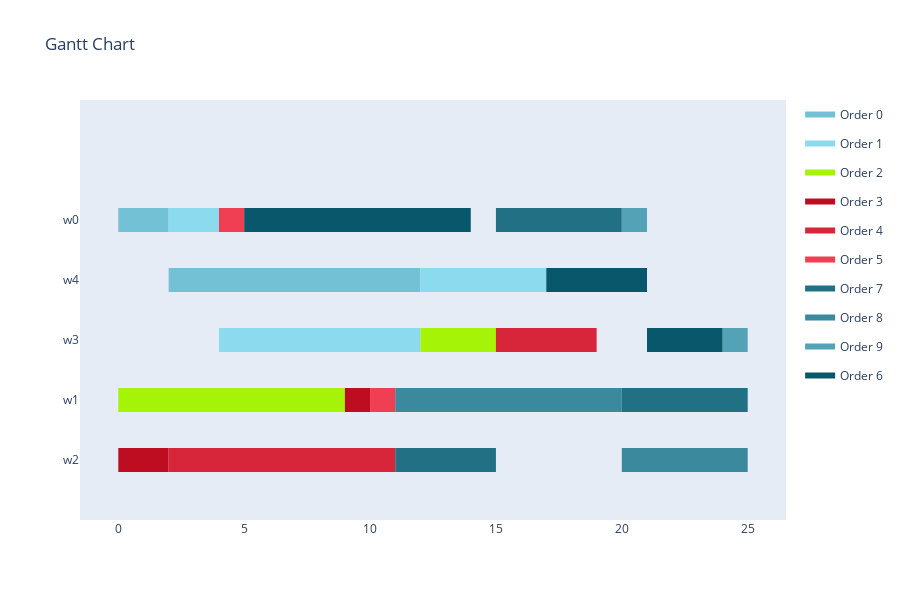

This figure's notebook cell:
### Code cell
visualize_schedule_demo(schedule[0], env, orders)
print(f'Fitness Values:\nMakespan: {schedule[1][0]}\nTardiness: {schedule[1][1]}\nDeviation: {schedule[1][2]}\nIdle Time: {schedule[1][3]}\nProfit: {schedule[1][4]}')

### Figure 1 — Plotly figure (JSON) as saved in the notebook; plotly's stock layout.template omitted (floating-point values rounded to 4 significant figures)
{"data": [{"fill": "toself", "fillcolor": "rgb(115, 193, 213)", "hoverinfo": "name", "legendgroup": "rgb(115, 193, 213)", "mode": "none", "name": "Order 0", "type": "scatter", "x": [0, 2, 2, 0, 0, 2, 7, 7, 2, 2, 7, 12, 12, 7], "y": [3.8, 3.8, 4.2, 4.2, null, 2.8, 2.8, 3.2, 3.2, null, 2.8, 2.8, 3.2, 3.2]}, {"fill": "toself", "fillcolor": "rgb(140, 218, 238)", "hoverinfo": "name", "legendgroup": "rgb(140, 218, 238)", "mode": "none", "name": "Order 1", "type": "scatter", "x": [2, 4, 4, 2, 2, 12, 17, 17, 12, 12, 4, 12, 12, 4], "y": [3.8, 3.8, 4.2, 4.2, null, 2.8, 2.8, 3.2, 3.2, null, 1.8, 1.8, 2.2, 2.2]}, {"fill": "toself", "fillcolor": "rgb(165, 243, 7)", "hoverinfo": "name", "legendgroup": "rgb(165, 243, 7)", "mode": "none", "name": "Order 2", "type": "scatter", "x": [12, 14, 14, 12, 12, 14, 15, 15, 14, 14, 0, 8, 8, 0, 0, 8, 9, 9, 8], "y": [1.8, 1.8, 2.2, 2.2, null, 1.8, 1.8, 2.2, 2.2, null, 0.8, 0.8, 1.2, 1.2, null, 0.8, 0.8, 1.2, 1.2]}, {"fill": "toself", "fillcolor": "rgb(190, 12, 32)", "hoverinfo": "name", "legendgroup": "rgb(190, 12, 32)", "mode": "none", "name": "Order 3", "type": "scatter", "x": [9, 10, 10, 9, 9, 0, 2, 2, 0], "y": [0.8, 0.8, 1.2, 1.2, null, -0.2, -0.2, 0.2, 0.2]}, {"fill": "toself", "fillcolor": "rgb(215, 37, 57)", "hoverinfo": "name", "legendgroup": "rgb(215, 37, 57)", "mode": "none", "name": "Order 4", "type": "scatter", "x": [15, 19, 19, 15, 15, 2, 6, 6, 2, 2, 6, 11, 11, 6], "y": [1.8, 1.8, 2.2, 2.2, null, -0.2, -0.2, 0.2, 0.2, null, -0.2, -0.2, 0.2, 0.2]}, {"fill": "toself", "fillcolor": "rgb(240, 62, 82)", "hoverinfo": "name", "legendgroup": "rgb(240, 62, 82)", "mode": "none", "name": "Order 5", "type": "scatter", "x": [4, 5, 5, 4, 4, 10, 11, 11, 10], "y": [3.8, 3.8, 4.2, 4.2, null, 0.8, 0.8, 1.2, 1.2]}, {"fill": "toself", "fillcolor": "rgb(34, 112, 132)", "hoverinfo": "name", "legendgroup": "rgb(34, 112, 132)", "mode": "none", "name": "Order 7", "type": "scatter", "x": [15, 20, 20, 15, 15, 20, 25, 25, 20, 20, 11, 15, 15, 11], "y": [3.8, 3.8, 4.2, 4.2, null, 0.8, 0.8, 1.2, 1.2, null, -0.2, -0.2, 0.2, 0.2]}, {"fill": "toself", "fillcolor": "rgb(59, 137, 157)", "hoverinfo": "name", "legendgroup": "rgb(59, 137, 157)", "mode": "none", "name": "Order 8", "type": "scatter", "x": [11, 16, 16, 11, 11, 16, 20, 20, 16, 16, 20, 25, 25, 20], "y": [0.8, 0.8, 1.2, 1.2, null, 0.8, 0.8, 1.2, 1.2, null, -0.2, -0.2, 0.2, 0.2]}, {"fill": "toself", "fillcolor": "rgb(84, 162, 182)", "hoverinfo": "name", "legendgroup": "rgb(84, 162, 182)", "mode": "none", "name": "Order 9", "type": "scatter", "x": [20, 21, 21, 20, 20, 24, 25, 25, 24], "y": [3.8, 3.8, 4.2, 4.2, null, 1.8, 1.8, 2.2, 2.2]}, {"fill": "toself", "fillcolor": "rgb(9, 87, 107)", "hoverinfo": "name", "legendgroup": "rgb(9, 87, 107)", "mode": "none", "name": "Order 6", "type": "scatter", "x": [5, 14, 14, 5, 5, 17, 21, 21, 17, 17, 21, 23, 23, 21, 21, 23, 24, 24, 23], "y": [3.8, 3.8, 4.2, 4.2, null, 2.8, 2.8, 3.2, 3.2, null, 1.8, 1.8, 2.2, 2.2, null, 1.8, 1.8, 2.2, 2.2]}, {"legendgroup": "rgb(115, 193, 213)", "marker": {"color": "rgb(115, 193, 213)", "opacity": 0, "size": 1}, "mode": "markers", "name": "", "showlegend": false, "text": [null, null, null, null, null, null], "type": "scatter", "x": [0, 2, 2, 7, 7, 12], "y": [4, 4, 3, 3, 3, 3]}, {"legendgroup": "rgb(140, 218, 238)", "marker": {"color": "rgb(140, 218, 238)", "opacity": 0, "size": 1}, "mode": "markers", "name": "", "showlegend": false, "text": [null, null, null, null, null, null], "type": "scatter", "x": [2, 4, 12, 17, 4, 12], "y": [4, 4, 3, 3, 2, 2]}, {"legendgroup": "rgb(165, 243, 7)", "marker": {"color": "rgb(165, 243, 7)", "opacity": 0, "size": 1}, "mode": "markers", "name": "", "showlegend": false, "text": [null, null, null, null, null, null, null, null], "type": "scatter", "x": [12, 14, 14, 15, 0, 8, 8, 9], "y": [2, 2, 2, 2, 1, 1, 1, 1]}, {"legendgroup": "rgb(190, 12, 32)", "marker": {"color": "rgb(190, 12, 32)", "opacity": 0, "size": 1}, "mode": "markers", "name": "", "showlegend": false, "text": [null, null, null, null], "type": "scatter", "x": [9, 10, 0, 2], "y": [1, 1, 0, 0]}, {"legendgroup": "rgb(215, 37, 57)", "marker": {"color": "rgb(215, 37, 57)", "opacity": 0, "size": 1}, "mode": "markers", "name": "", "showlegend": false, "text": [null, null, null, null, null, null], "type": "scatter", "x": [15, 19, 2, 6, 6, 11], "y": [2, 2, 0, 0, 0, 0]}, {"legendgroup": "rgb(240, 62, 82)", "marker": {"color": "rgb(240, 62, 82)", "opacity": 0, "size": 1}, "mode": "markers", "name": "", "showlegend": false, "text": [null, null, null, null], "type": "scatter", "x": [4, 5, 10, 11], "y": [4, 4, 1, 1]}, {"legendgroup": "rgb(34, 112, 132)", "marker": {"color": "rgb(34, 112, 132)", "opacity": 0, "size": 1}, "mode": "markers", "name": "", "showlegend": false, "text": [null, null, null, null, null, null], "type": "scatter", "x": [15, 20, 20, 25, 11, 15], "y": [4, 4, 1, 1, 0, 0]}, {"legendgroup": "rgb(59, 137, 157)", "marker": {"color": "rgb(59, 137, 157)", "opacity": 0, "size": 1}, "mode": "markers", "name": "", "showlegend": false, "text": [null, null, null, null, null, null], "type": "scatter", "x": [11, 16, 16, 20, 20, 25], "y": [1, 1, 1, 1, 0, 0]}, {"legendgroup": "rgb(84, 162, 182)", "marker": {"color": "rgb(84, 162, 182)", "opacity": 0, "size": 1}, "mode": "markers", "name": "", "showlegend": false, "text": [null, null, null, null], "type": "scatter", "x": [20, 21, 24, 25], "y": [4, 4, 2, 2]}, {"legendgroup": "rgb(9, 87, 107)", "marker": {"color": "rgb(9, 87, 107)", "opacity": 0, "size": 1}, "mode": "markers", "name": "", "showlegend": false, "text": [null, null, null, null, null, null, null, null], "type": "scatter", "x": [5, 14, 17, 21, 21, 23, 23, 24], "y": [4, 4, 3, 3, 2, 2, 2, 2]}], "layout": {"height": 600, "hovermode": "closest", "showlegend": true, "title": {"text": "Gantt Chart"}, "xaxis": {"rangeselector": {"buttons": [{"count": 7, "label": "1w", "step": "day", "stepmode": "backward"}, {"count": 1, "label": "1m", "step": "month", "stepmode": "backward"}, {"count": 6, "label": "6m", "step": "month", "stepmode": "backward"}, {"count": 1, "label": "YTD", "step": "year", "stepmode": "todate"}, {"count": 1, "label": "1y", "step": "year", "stepmode": "backward"}, {"step": "all"}]}, "showgrid": false, "type": "linear", "zeroline": false}, "yaxis": {"autorange": false, "range": [-1, 6], "showgrid": false, "ticktext": ["w2", "w1", "w3", "w4", "w0"], "tickvals": [0, 1, 2, 3, 4], "zeroline": false}}}
